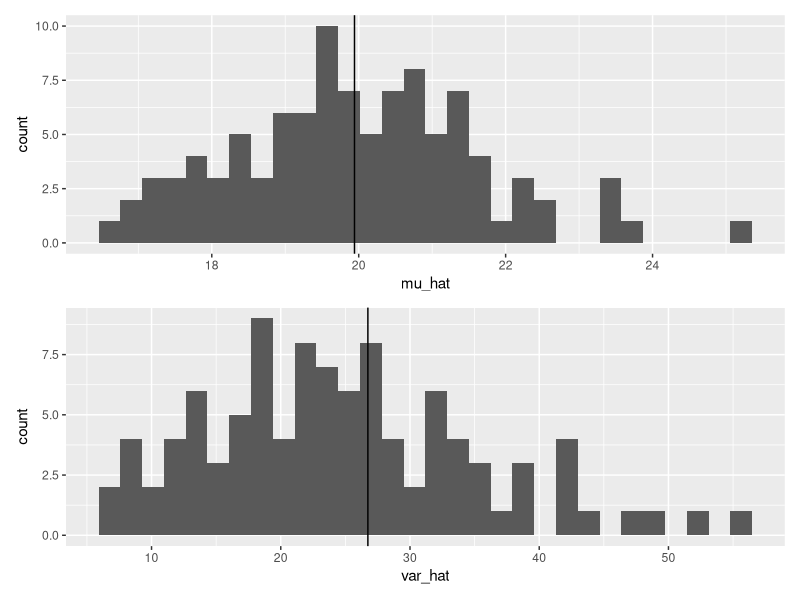
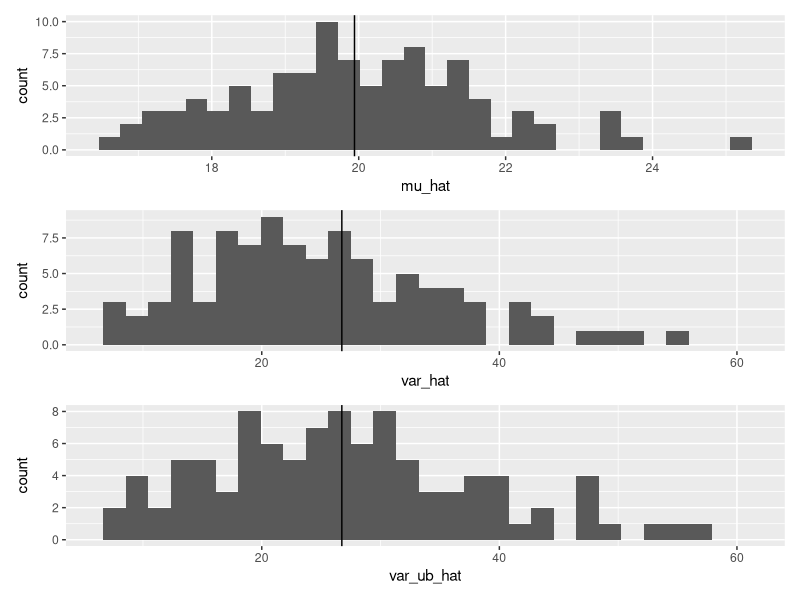
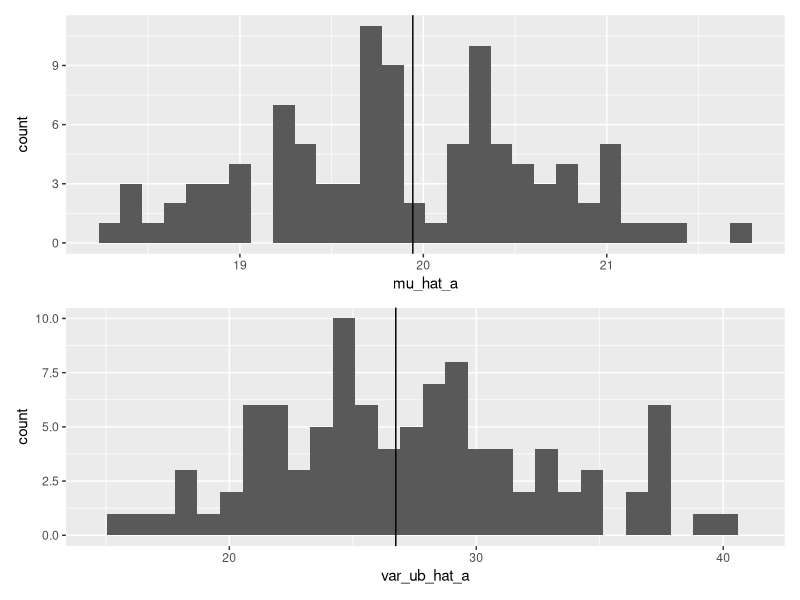
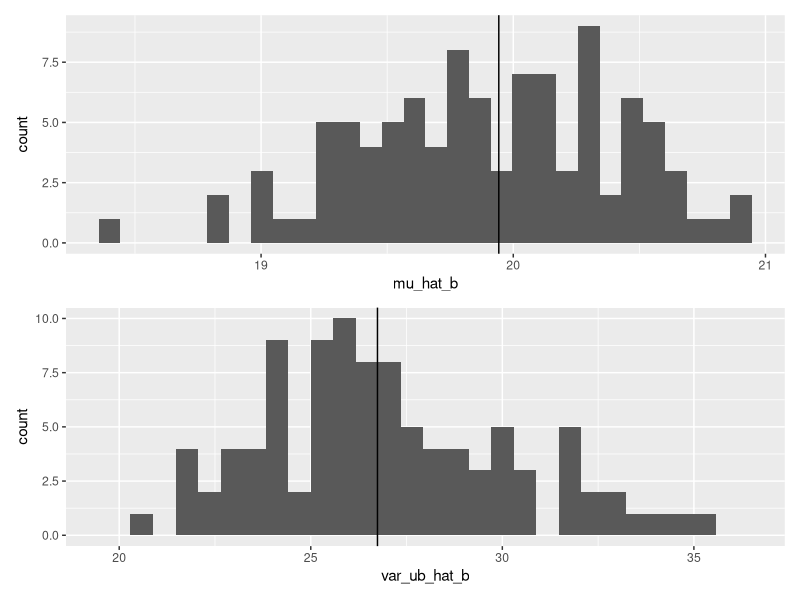
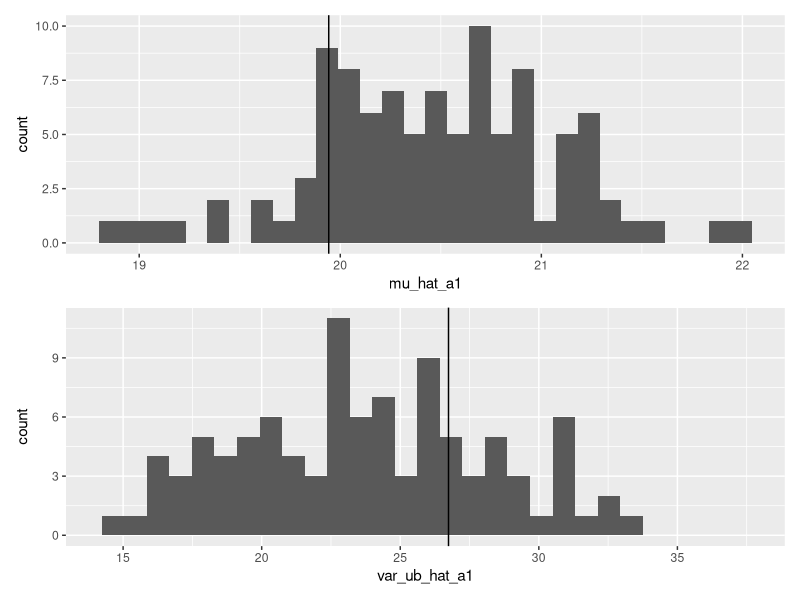
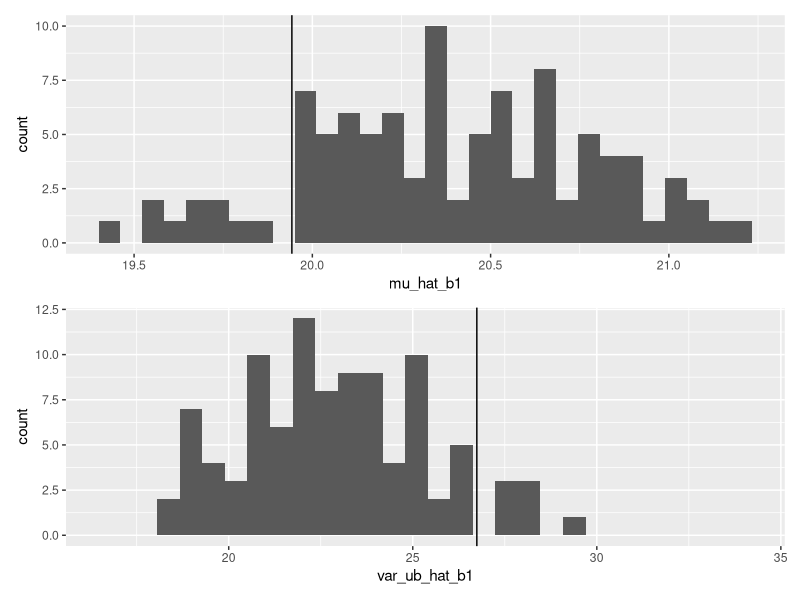

Write the R code that produced these figures, in order.
#' ---
#' title: "Report week4"
#' output: html_document
#' date: "2023-9-23"
#' author: Zachary Bunch
#' ---


# in class ----------------------------------------------------------------
library(tidyverse)

#plant data frame

h <- c(16.9, 20.9, 15.8, 28, 21.6, 15.9, 22.4, 23.7, 22.9, 18.5)

df_h1 <- tibble(plant_id = 1:10, # a vector from 1 to 10 by 1
                height = h, # height
                unit = "cm") # unit
# nrow() returns the number of rows
# while piping, "." refers to the dataframe inherited 
# i.e., nrow(.) counts the number of rows in df_h1
df_h1 <- df_h1 %>% 
  mutate(mu_height = mean(height),
         var_height = sum((height - mu_height)^2) / nrow(.))

print(df_h1)

#another set

h <- c(27.6, 21.9, 16.9, 8.9, 25.6, 19.8, 19.9, 24.7, 24.1, 23)

df_h2 <- tibble(plant_id = 11:20, # a vector from 11 to 20 by 1
                height = h,
                unit = "cm") %>% 
  mutate(mu_height = mean(height),
         var_height = sum((height - mu_height)^2) / nrow(.))

print(df_h2)

#1000 plants
# load csv data on R
df_h0 <- read_csv("data_raw/data_plant_height.csv")

# show the first 10 rows
print(df_h0)

# Summary statistics

mu <- mean(df_h0$height)
sigma2 <- sum((df_h0$height - mu)^2) / nrow(df_h0)

print(mu)

#subsample with sample_n()

df_i <- df_h0 %>% 
  sample_n(size = 10) # size specifies the number of rows to be selected randomly

print(df_i)



# for reproducibility
set.seed(3)

mu_i <- var_i <- NULL # create empty objects

# repeat the work in {} from i = 1 to i = 100
for (i in 1:100) {
  
  df_i <- df_h0 %>% 
    sample_n(size = 10) # random samples of 10 individuals
  
  # save mean for sample set i
  mu_i[i] <- mean(df_i$height)
  
  # save variance for sample set i
  var_i[i] <- sum((df_i$height - mean(df_i$height))^2) / nrow(df_i) 
  
}

print(mu_i)
print(var_i)

#install.packages("patchwork") # install only once
library(patchwork)

df_sample <- tibble(mu_hat = mu_i, var_hat = var_i)

# histogram for mean
g_mu <- df_sample %>% 
  ggplot(aes(x = mu_hat)) +
  geom_histogram() +
  geom_vline(xintercept = mu)

# histogram for variance
g_var <- df_sample %>% 
  ggplot(aes(x = var_hat)) +
  geom_histogram() +
  geom_vline(xintercept = sigma2)

# layout vertically
# possible only if "patchwork" is loaded
g_mu / g_var

#unbiased variance

# for reproducibility
set.seed(3)

# redo simulations ----
mu_i <- var_i <- var_ub_i <- NULL # create empty objects

# repeat the work in {} from i = 1 to i = 100
for (i in 1:100) {
  
  df_i <- df_h0 %>% 
    sample_n(size = 10) # random samples of 10 individuals
  
  # save mean for sample set i
  mu_i[i] <- mean(df_i$height)
  
  # save variance for sample set i
  var_i[i] <- sum((df_i$height - mean(df_i$height))^2) / nrow(df_i) 
  
  var_ub_i[i] <- var(df_i$height)
}


# draw histograms ----
df_sample <- tibble(mu_hat = mu_i,
                    var_hat = var_i,
                    var_ub_hat = var_ub_i)

# histogram for mu
g_mu <- df_sample %>% 
  ggplot(aes(x = mu_hat)) +
  geom_histogram() +
  geom_vline(xintercept = mu)

# histogram for variance
# scale_x_continuous() adjusts scale in x-axis
g_var <- df_sample %>% 
  ggplot(aes(x = var_hat)) +
  geom_histogram() +
  geom_vline(xintercept = sigma2) +
  scale_x_continuous(limits= c(min(c(var_i, var_ub_i)),
                               max(c(var_i, var_ub_i))))

# histogram for unbiased variance
g_var_ub <- df_sample %>% 
  ggplot(aes(x = var_ub_hat)) +
  geom_histogram() +
  geom_vline(xintercept = sigma2) +
  scale_x_continuous(limits= c(min(c(var_i, var_ub_i)),
                               max(c(var_i, var_ub_i))))

g_mu / g_var / g_var_ub


# 2.3 Lab -----------------------------------------------------------------

# We used 10 plants to estimate sample means and variances. Obtain 100 sub-datasets with 50 and 100 measures each, and draw histograms of sample means and unbiased variances (use var()).

set.seed(3)

mu_a <- var_a <- var_ub_a <- NULL # create empty objects

for (x in 1:100) {
  
  df_a <- df_h0 %>% 
    sample_n(size = 50) # random samples of 10 individuals
  
  # save mean for sample set i
  mu_a[x] <- mean(df_a$height)
  
  # save variance for sample set i
  var_a[x] <- sum((df_a$height - mean(df_a$height))^2) / nrow(df_a) 
  
  var_ub_a[x] <- var(df_a$height)
}

set.seed(3)

mu_b <- var_b <- var_ub_b <- NULL # create empty objects

for (x in 1:100) {
  
  df_b <- df_h0 %>% 
    sample_n(size = 100) # random samples of 10 individuals
  
  # save mean for sample set i
  mu_b[x] <- mean(df_b$height)
  
  # save variance for sample set i
  var_b[x] <- sum((df_b$height - mean(df_b$height))^2) / nrow(df_b) 
  
  var_ub_b[x] <- var(df_b$height)
}

#First histrogram set

df_sample_a <- tibble(mu_hat_a = mu_a,
                    var_hat_a = var_a,
                    var_ub_hat_a = var_ub_a)

g_mu_a <- df_sample_a %>% 
  ggplot(aes(x = mu_hat_a)) +
  geom_histogram() +
  geom_vline(xintercept = mu)


# histogram for unbiased variance
g_var_ub_a <- df_sample_a %>% 
  ggplot(aes(x = var_ub_hat_a)) +
  geom_histogram() +
  geom_vline(xintercept = sigma2) +
  scale_x_continuous(limits= c(min(c(var_a, var_ub_a)),
                               max(c(var_a, var_ub_a))))
g_mu_a / g_var_ub_a


#Second Histogram set

df_sample_b <- tibble(mu_hat_b = mu_b,
                      var_hat_b = var_b,
                      var_ub_hat_b = var_ub_b)

g_mu_b <- df_sample_b %>% 
  ggplot(aes(x = mu_hat_b)) +
  geom_histogram() +
  geom_vline(xintercept = mu)



# histogram for unbiased variance
g_var_ub_b <- df_sample_b %>% 
  ggplot(aes(x = var_ub_hat_b)) +
  geom_histogram() +
  geom_vline(xintercept = sigma2) +
  scale_x_continuous(limits= c(min(c(var_b, var_ub_b)),
                               max(c(var_b, var_ub_b))))
g_mu_b / g_var_ub_b

# Sample means and unbiased variances are unbiased if samples are randomly selected. What happens if samples are non-random? Suppose the investigator was unable to find plants less than 10 cm in height - the following code excludes those less than 10 cm in height:
df_h10 <- df_h0 %>% 
  filter(height >= 10)

set.seed(3)

mu_a1 <- var_a1 <- var_ub_a1 <- NULL # create empty objects

for (x in 1:100) {
  
  df_a1 <- df_h10 %>% 
    sample_n(size = 50) # random samples of 10 individuals
  
  # save mean for sample set i
  mu_a1[x] <- mean(df_a1$height)
  
  # save variance for sample set i
  var_a1[x] <- sum((df_a1$height - mean(df_a1$height))^2) / nrow(df_a1) 
  
  var_ub_a1[x] <- var(df_a1$height)
}

set.seed(3)

mu_b1 <- var_b1 <- var_ub_b1 <- NULL # create empty objects

for (x in 1:100) {
  
  df_b1 <- df_h10 %>% 
    sample_n(size = 100) # random samples of 10 individuals
  
  # save mean for sample set i
  mu_b1[x] <- mean(df_b1$height)
  
  # save variance for sample set i
  var_b1[x] <- sum((df_b1$height - mean(df_b1$height))^2) / nrow(df_b1) 
  
  var_ub_b1[x] <- var(df_b1$height)
}

#First histrogram set

df_sample_a1 <- tibble(mu_hat_a1 = mu_a1,
                      var_hat_a1 = var_a1,
                      var_ub_hat_a1 = var_ub_a1)

g_mu_a1 <- df_sample_a1 %>% 
  ggplot(aes(x = mu_hat_a1)) +
  geom_histogram() +
  geom_vline(xintercept = mu)


# histogram for unbiased variance
g_var_ub_a1 <- df_sample_a1 %>% 
  ggplot(aes(x = var_ub_hat_a1)) +
  geom_histogram() +
  geom_vline(xintercept = sigma2) +
  scale_x_continuous(limits= c(min(c(var_a1, var_ub_a1)),
                               max(c(var_a1, var_ub_a1))))
g_mu_a1 / g_var_ub_a1


#Second Histogram set

df_sample_b1 <- tibble(mu_hat_b1 = mu_b1,
                      var_hat_b1 = var_b1,
                      var_ub_hat_b1 = var_ub_b1)

g_mu_b1 <- df_sample_b1 %>% 
  ggplot(aes(x = mu_hat_b1)) +
  geom_histogram() +
  geom_vline(xintercept = mu)



# histogram for unbiased variance
g_var_ub_b1 <- df_sample_b1 %>% 
  ggplot(aes(x = var_ub_hat_b1)) +
  geom_histogram() +
  geom_vline(xintercept = sigma2) +
  scale_x_continuous(limits= c(min(c(var_b1, var_ub_b1)),
                               max(c(var_b1, var_ub_b1))))
g_mu_b1 / g_var_ub_b1

#We did it!